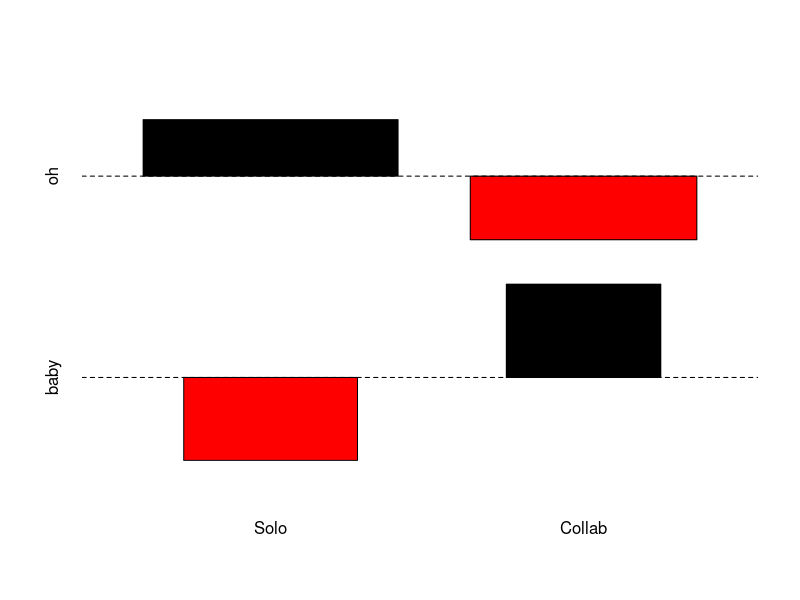

This chart was generated by the following R code: (Note: this script raises an error after producing the figure.)
library(dplyr)
library(stringr)

# 1. Read in
beyonce <- read.csv("beyonce.csv", header = T, stringsAsFactors = F)
stoplist <- scan("stoplist_HW.txt", what = character(), sep = "\n")

#2. Frequency list (most frequent words at top)
beyonce_freq <- beyonce %>% count(Word, name = "Freq") %>% arrange(desc(Freq))

#3. Type Token Ration
types <- length(beyonce_freq$Word)
tokens <- length(beyonce)
types/tokens

#4. Filter out stop list
stoplist <- scan("stoplist_HW.txt", what = character(), sep = "\n")

beyonce_freq_clean <- beyonce_freq %>% filter(!(Word %in% stoplist))
head(beyonce_freq, 20)

# 5. Bigram Frequency
beyonce_bigram <- beyonce_freq_clean %>% mutate(Bigram = str_c(lag(Word), Word, sep = " "))

beyonce_bigram %>% 
  count(Bigram, name = "Freq") %>% 
  filter(!is.na(Bigram)) %>% 
  arrange(desc(Freq))

head(beyonce_bigram)

#        Word   Bigram
# 1st    Oh     NA
# 2nd    baby   oh baby
# 3rd    like   baby like
# 4th    got    like got
# 5th    can    got can

# 6. Concordance lines - "love"

beyonce_conc <- beyonce %>% 
  mutate(Left = str_c(lag(Word, n = 2),
                      lag(Word, n = 1),
                      sep = " "),
         Right = str_c(lead(Word, n = 1),
                       lead(Word, n = 2),
                       sep = " ")) %>%
  filter(str_detect(Word, pattern = "love")) %>% 
  select(Left, Word, Right)

head(beyonce_conc)


#Part 2: 
# 1. Create sub corpora

beyonce_solo <- beyonce %>% filter(is.na(Featuring))
beyonce_collab <- beyonce %>% filter(!is.na(Featuring))

# 2. Frequency of "oh" and "baby" in each corpora 
beyonce_solo_oh <- beyonce_solo %>% filter(Word == "oh") %>% count(Word, name = "oh")
beyonce_solo_baby <- beyonce_solo %>% filter(Word == "baby") %>% count(Word, name = "baby")                 
beyonce_collab_oh <- beyonce_collab %>% filter(Word == "oh") %>% count(Word, name = "oh")
beyonce_collab_baby <- beyonce_collab %>% filter(Word == "baby") %>% count(Word, name = "baby")

#3. Matrix
bmat <- matrix(c(126, 72,
                 36, 56), 2, 2,
               dimnames = list(c("Solo", "Collab"), c("oh", "baby")))

# 4.
chisq.test(bmat, correct = FALSE)

# 5.
num <- chisq.test(bmat, correct = FALSE)$statistic
denom <- sum(bmat)*(min(dim(bmat))-1)
phi <- sqrt(num/denom)
phi

chisq.test(bmat, correct = FALSE)$residual

assocplot(bmat)

#This means that "oh" used more than expected in Solo songs from Beyonce, while "baby" is used 
# less than expected and for Collab songs the reverse is true.

# 6.
str(beyonce)

beyonce_solo2 <- beyonce %>% filter(is.na(Featuring))
beyonce_collab2 <- beyonce %>% filter(!is.na(Featuring))
# I did this because we put in the Stoplist which included "me" and would return a 0 vector
# when I tried to filter "me"

beyonce_solo_me <- beyonce_solo2 %>% filter(Word == "me") %>% count(Word, name = "me")
beyonce_collab_me <- beyonce_collab2 %>% filter(Word == "me") %>% count (Word, name = "me")

beyonce_collabfreq <- beyonce_collab2 %>% count(Word, name = "Freq")
beyonce_collab_total <- sum(beyonce_collabfreq$Freq)
View(beyonce_collab_total)
beyonce_solofreq <- beyonce_solo2 %>% count(Word, name = "Freq")
beyonce_solo_total <- sum(beyonce_solofreq$Freq)
View(beyonce_solo_total)

collab_total <- 3798
solo_total <- 5801
collab_me <- 106
solo_me <- 103

solo_expected <- solo_total*(solo_me+collab_me) / (beyonce_solo_total+beyonce_collab_total)
collab_expected <- collab_total*(solo_me+collab_me) / (beyonce_solo_total+beyonce_collab_total)

G2 <- 2*((solo_me*log(solo_me/solo_expected)) + (collab_me*log(collab_me/collab_expected)))
G2

# The result is 10.61811 meaning the word "me" is very key to Beyonce Solo

# 7. Calculate the mutual information of ‘got me'
w1 <- beyonce_freq[beyonce_freq$Word=="got",]
View(w1)
w2 <- beyonce_freq[beyonce_freq$Word=="me",]
View(w2)

got <- 76
me <- 209

wdpr <- beyonce_bigram[beyonce_bigram$Bigram=="mr_darcy","austen"]

# Calculate mutual information
pmi_got_me <- log2((wdpr/solo_total)/((w1/solo_total)*(w2/solo_total)))
pmi_got_me

# This means

# 8. Plot of the relationship...
ranking <- beyonce %>% 
  group_by(Rank, Song) %>% 
  count(Word, name = "Freq") %>% 
  filter(Word == "me") %>% 
  arrange(Rank)
plot(Rank~Song, data = ranking)
